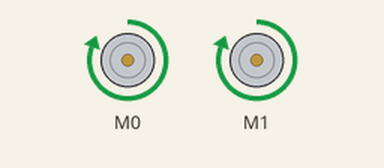
Simulated run of this program. Board: Calliope mini (MakeCode). On the bench: 2 × DC motor (green arrow = forward, orange = backward, longer = faster). At 6.0 s the program stops and its outputs stay as they are.

Above: at 0.1 s.
At 5.1 s:
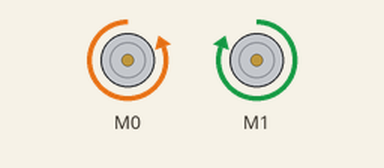
At 6.1 s:
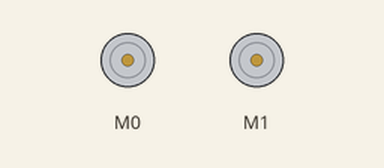
Timing chart, 0 to 7.5 s (numbered marks = the images above):
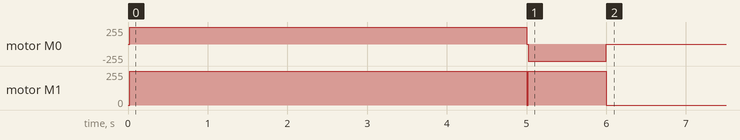

The program:

main.ts
```typescript
function fahre_rechts () {
    motors.dualMotorPower(Motor.M0, -100)
    motors.dualMotorPower(Motor.M1, 100)
}
function stop () {
    motors.dualMotorPower(Motor.M0, 0)
    motors.dualMotorPower(Motor.M1, 0)
}
function fahre_links () {
    motors.dualMotorPower(Motor.M0, 100)
    motors.dualMotorPower(Motor.M1, -100)
}
function fahre () {
    motors.dualMotorPower(Motor.M0, 100)
    motors.dualMotorPower(Motor.M1, 100)
}
fahre()
basic.pause(5000)
stop()
fahre_rechts()
basic.pause(1000)
stop()
```

test.ts
```typescript
// Hier kann man Tests durchführen; diese Datei wird nicht kompiliert, wenn dieses Paket als Erweiterung verwendet wird.
```
